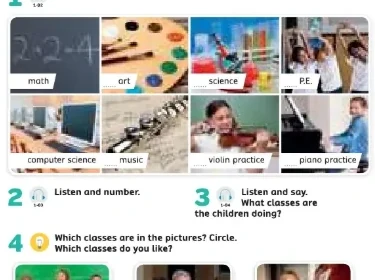
#> input picture content/book-exercise-assets/g2-u1-vocab-grid.webp, 375 x 280 px, found by its file name
$ python render-evidence-v60-23.py
#> lines starting #> are read from the running program, lines starting #| are printed output that depends on the picture
from PIL import Image, ImageDraw, ImageFont
from pathlib import Path
import textwrap
ROOT=Path(__file__).resolve().parent.parent
OUT=ROOT/'MINH_CHUNG_V60_23'; OUT.mkdir(exist_ok=True)
FONT='/usr/share/fonts/truetype/noto/NotoSans-Regular.ttf'; BOLD='/usr/share/fonts/truetype/noto/NotoSans-Bold.ttf'
def f(s,b=False): return ImageFont.truetype(BOLD if b else FONT,s)
def rr(d,b,r,fill,outline=None,w=1): d.rounded_rectangle(b,radius=r,fill=fill,outline=outline,width=w)
def tx(d,xy,t,s=16,c='#17395d',b=False,anchor=None): d.text(xy,t,font=f(s,b),fill=c,anchor=anchor)
def para(d,xy,t,width,s=15,c='#49657a',b=False): d.multiline_text(xy,'\n'.join(textwrap.wrap(t,width)),font=f(s,b),fill=c,spacing=5)
def shell(title,subtitle):
    im=Image.new('RGB',(1366,768),'#edf6fb');d=ImageDraw.Draw(im)
#> after `im = Image.new('RGB', (1366, 768), '#edf6fb')`:
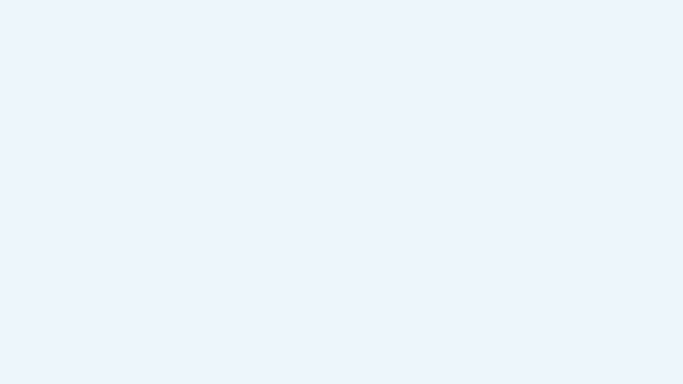
#> im: PIL image 1366x768 RGB (shown at 1/2 size); mean R, G, B 237, 246, 251
    rr(d,(18,14,1348,62),16,'#fff','#d8e7f2');tx(d,(38,38),'← HÀNH TRÌNH',13,'#1977ad',True,anchor='lm');tx(d,(683,38),'LỚP 2 · UNIT 1',14,'#17395d',True,anchor='mm');tx(d,(1325,38),'V60.23',12,'#60798b',True,anchor='rm')
    rr(d,(18,76,230,744),20,'#fff','#d8e7f2');tx(d,(38,102),'7 BƯỚC HỌC',12,'#1882c1',True)
    labels=['Milo giảng','Học cách làm','Làm cùng Milo','Con tự làm','Milo chữa','Kiểm tra nhanh','Hoàn thành']
    for i,l in enumerate(labels):
        y=132+i*70; rr(d,(34,y,214,y+52),12,'#e8f6ff' if i==3 else '#f8fbfd','#9ed2ed' if i==3 else None);tx(d,(50,y+26),f'{i+1}',12,'#168bd0',True,anchor='lm');tx(d,(75,y+26),l,13,'#17395d',i==3,anchor='lm')
    rr(d,(246,76,1348,150),20,'#fff','#d8e7f2');tx(d,(272,98),subtitle,11,'#1882c1',True);tx(d,(272,124),title,23,'#17395d',True)
    rr(d,(246,164,1348,718),22,'#fff','#d8e7f2')
    tx(d,(1285,742),'Ảnh minh chứng thành phần tự động từ mã/CSS V60.23; không phải ảnh chụp EXE Windows thật.',10,'#657b8b',False,anchor='rm')
    return im,d

def no_answer():
    im,d=shell('Bài sách thật · chưa nộp nên chưa có đáp án','BOOK EXERCISE · G2 U1 · Grammar 1 · ảnh frame_0018.webp')
    rr(d,(276,188,1318,242),13,'#eef8ff','#b9dceb');tx(d,(294,207),'📘 Bài từ ảnh sách đã đối chiếu',14,'#176e9d',True);tx(d,(294,229),'Lớp 2 · Unit 1 · Grammar 1 · Bài 5 · vùng Activity 5',11,'#176e9d')
    tx(d,(286,270),'ĐỀ BÀI',11,'#e26f25',True);tx(d,(286,302),'Santiago ___ English and art. He ___ math or music.',21,'#17395d',True)
    para(d,(286,336),'Chọn hai dạng đúng để hoàn thành câu. Ví dụ của Milo dùng nhân vật và động từ khác; đáp án của câu này không nằm trong DOM.',92,14)
    opts=['likes / doesn’t like','like / don’t like','likes / don’t like','like / doesn’t like']
    for i,o in enumerate(opts):
        x=286+(i%2)*500;y=402+(i//2)*68;rr(d,(x,y,x+474,y+52),12,'#fff','#c6dce8');tx(d,(x+18,y+26),o,15,'#294d67',True,anchor='lm')
    rr(d,(286,554,486,600),12,'#fff','#c5dbe8');tx(d,(386,577),'💡 Cho con một gợi ý',13,'#76601f',True,anchor='mm');rr(d,(500,554,696,600),12,'#f5f0ff','#d4c6ef');tx(d,(598,577),'🧭 Con chưa hiểu',13,'#6545ac',True,anchor='mm')
    rr(d,(286,626,806,686),15,'#6650d7');tx(d,(546,656),'Kiểm tra đáp án',17,'#fff',True,anchor='mm')
    im.save(OUT/'01_BOOK_EXERCISE_NO_ANSWER_1366x768.png')
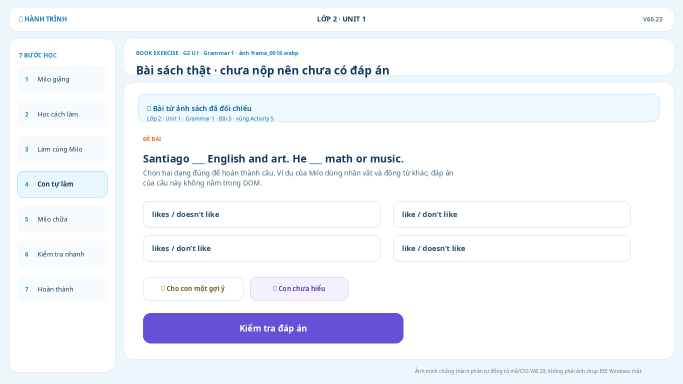
#> saved as 01_BOOK_EXERCISE_NO_ANSWER_1366x768.png: PIL image 1366x768 RGB (shown at 1/2 size); mean R, G, B 242.1, 244.4, 250.5

def first_wrong():
    im,d=shell('Sai lần đầu · chỉ gợi ý nhỏ, chưa mở đáp án','LUỒNG CHỮA BÀI THÍCH ỨNG')
    tx(d,(286,194),'Câu hiện tại',11,'#1882c1',True);tx(d,(286,221),'We ___ see a lot of fireworks.',20,'#17395d',True)
    rr(d,(286,258,1304,424),16,'#fff7f7','#efbcbc');tx(d,(308,282),'Chưa đúng, nhưng Milo chưa mở đáp án',17,'#8f4949',True)
    tx(d,(308,316),'Câu của con',10,'#718697',True);tx(d,(308,338),'did',15,'#17395d')
    tx(d,(620,316),'Phần cần xem lại',10,'#718697',True);para(d,(620,338),'Đây là dự đoán về tương lai. Hãy nhìn từ “see” và nhớ dạng trợ động từ phù hợp.',62,14,'#17395d')
    tx(d,(308,394),'Con thử lại',10,'#718697',True);tx(d,(308,414),'Đọc gợi ý rồi làm lại câu này.',14,'#17395d')
    tx(d,(286,456),'CON ĐANG VƯỚNG Ở ĐÂU?',12,'#6545ac',True)
    labels=['Giải thích đề bài','Nhắc lại kiến thức','Cho con một gợi ý','Làm một ví dụ khác','Con vẫn chưa hiểu']
    for i,l in enumerate(labels):
        x=286+(i%3)*326;y=486+(i//3)*62;rr(d,(x,y,x+306,y+48),12,'#fff','#c5dbe8');tx(d,(x+153,y+24),l,13,'#256681',True,anchor='mm')
    rr(d,(286,630,806,690),15,'#6650d7');tx(d,(546,660),'Thử lại câu hiện tại',17,'#fff',True,anchor='mm')
    im.save(OUT/'02_FIRST_WRONG_HINT_ONLY_1366x768.png')
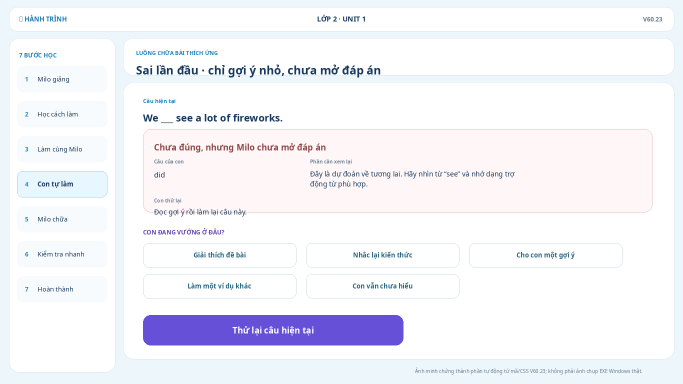
#> saved as 02_FIRST_WRONG_HINT_ONLY_1366x768.png: PIL image 1366x768 RGB (shown at 1/2 size); mean R, G, B 243.5, 243.8, 249.3

def voice():
    im,d=shell('Từ mới · Đọc chậm và Con đọc lại miễn phí','VOICE V60.23 · en-US · tốc độ chậm 0,55')
    crop=Image.open(ROOT/'book-exercise-assets/g2-u1-vocab-grid.webp').convert('RGB');crop.thumbnail((350,235));rr(d,(278,188,654,458),16,'#fbfdff','#d8e6ef');im.paste(crop,(291,205));tx(d,(291,432),'Vùng ảnh nguồn đã cắt',11,'#657b8b')
#> in voice, crop is the input picture: PIL image 375x280 RGB; mean R, G, B 190.8, 189.9, 186
#> after `crop.thumbnail((350, 235))`:
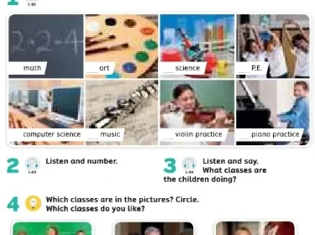
#> crop: PIL image 315x235 RGB; mean R, G, B 190.8, 189.8, 186
#> after `im.paste(crop, (291, 205))`:
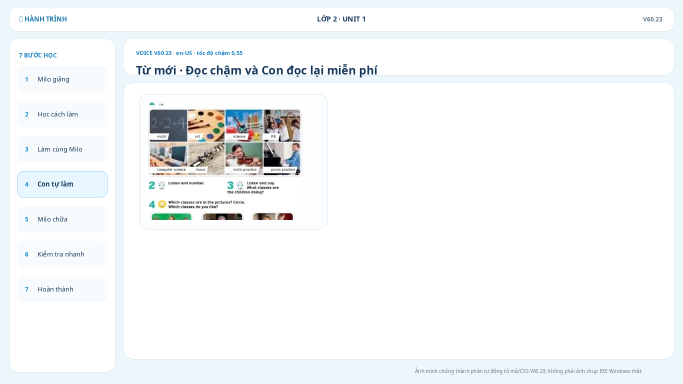
#> im: PIL image 1366x768 RGB (shown at 1/2 size); mean R, G, B 245.2, 247.3, 248.3
    rr(d,(676,188,1318,458),17,'#fbfdff','#d8e6ef');tx(d,(700,210),'TỪ MỚI',11,'#1882c1',True);tx(d,(700,246),'math',28,'#17395d',True);tx(d,(810,250),'/mæθ/',16,'#6545b0',True);tx(d,(700,286),'môn Toán',16,'#397056',True);tx(d,(700,320),'I have math today.',15,'#49657a')
    actions=[('🔊 Nghe','0,76'),('🐢 Đọc chậm','0,55'),('🎤 Con đọc lại','MIỄN PHÍ')]
    for i,(a,b) in enumerate(actions):
        x=700+i*190;rr(d,(x,360,x+174,414),12,'#fff','#a9d4e5');tx(d,(x+87,378),a,13,'#244b5f',True,anchor='mm');tx(d,(x+87,401),b,10,'#657786',anchor='mm')
    rr(d,(278,480,1046,682),17,'#f5fcff','#b9ddea');tx(d,(300,502),'LUYỆN ĐỌC CƠ BẢN · MIỄN PHÍ',10,'#39708a',True);tx(d,(300,532),'math',21,'#243b53',True);tx(d,(300,566),'Milo đang nghe…',15,'#176b49',True)
    rr(d,(300,596,510,642),12,'#fff','#a9d4e5');tx(d,(405,619),'■ Dừng',13,'#244b5f',True,anchor='mm');rr(d,(528,596,738,642),12,'#fff','#a9d4e5');tx(d,(633,619),'▶ Nghe giọng con',13,'#244b5f',True,anchor='mm')
    tx(d,(300,662),'Không chấm điểm giả; nếu không có SpeechRecognition, MediaRecorder cho phép ghi và nghe lại.',11,'#657786')
    rr(d,(1066,480,1318,682),17,'#fff8e8','#efcf7d');tx(d,(1192,516),'⭐ VIP PRO MAX',15,'#855b00',True,anchor='mm');para(d,(1090,548),'Chấm 8 chỉ số, phân tích âm đầu/âm cuối/trọng âm và lịch sử tiến bộ chỉ mở khi quyền VIP hoặc dùng thử còn hạn.',28,13,'#6b531c');rr(d,(1090,624,1294,670),12,'#fff','#efcf7d');tx(d,(1192,647),'Chấm chuyên sâu',13,'#855b00',True,anchor='mm')
    im.save(OUT/'03_SLOW_VOICE_FREE_REPEAT_VIP_SEPARATE_1366x768.png')
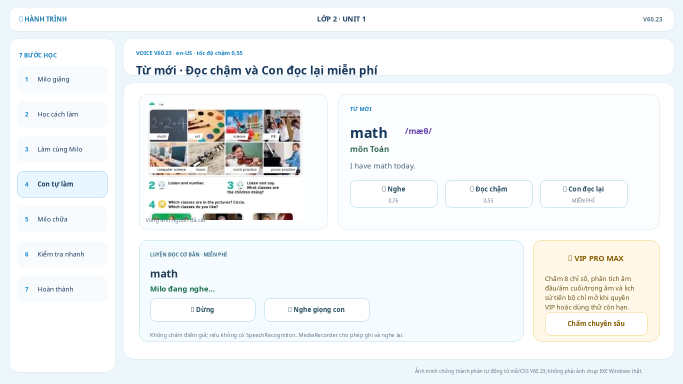
#> saved as 03_SLOW_VOICE_FREE_REPEAT_VIP_SEPARATE_1366x768.png: PIL image 1366x768 RGB (shown at 1/2 size); mean R, G, B 241.5, 244.7, 245.8

def source_map():
    im,d=shell('Bảng đối chiếu bài tập với ảnh nguồn','30 BÀI ĐỌC TRỰC TIẾP · 48 BÀI TỪ MAP ẢNH ĐÃ XÁC MINH')
    headers=['Lớp/Unit','Section','Ảnh nguồn','Vùng ảnh','Trạng thái']
    xs=[280,400,630,870,1150]
    for x,h in zip(xs,headers):tx(d,(x,202),h,11,'#1882c1',True)
    rows=[('2 / 1','Grammar 1','frame_0018.webp','Activity 5 table','Đã nhìn ảnh'),('2 / 6','Reading 1','frame_0077.webp','Sam’s Job','Đã nhìn ảnh'),('2 / 12','Reading 1','070.webp','Great Outings','Đã nhìn ảnh'),('3 / 1','Grammar 1','026.webp','Instructions','Đã nhìn ảnh'),('3 / 6','Vocabulary 1','094.webp','Shopping words','Đã nhìn ảnh'),('3 / 12','Vocabulary 1','180.webp','Activity 1','Đã nhìn ảnh')]
    for i,row in enumerate(rows):
        y=228+i*64;rr(d,(270,y,1320,y+52),10,'#f8fbfd' if i%2==0 else '#fff','#e0eaf0')
        for x,val in zip(xs,row):tx(d,(x,y+26),val,12,'#17395d',val=='Đã nhìn ảnh',anchor='lm')
    rr(d,(278,632,1310,690),13,'#fff5df','#ecd18f');tx(d,(296,652),'⚠ 335 dòng OCR “needs review” chỉ nằm trong bảng mapping, không được tự động kích hoạt thành bài học.',13,'#765713',True);tx(d,(296,676),'Tệp đối chiếu: BOOK_EXERCISE_SOURCE_MAP_V60_23.csv / .json',11,'#765713')
    im.save(OUT/'04_SOURCE_MAPPING_VERIFICATION_1366x768.png')
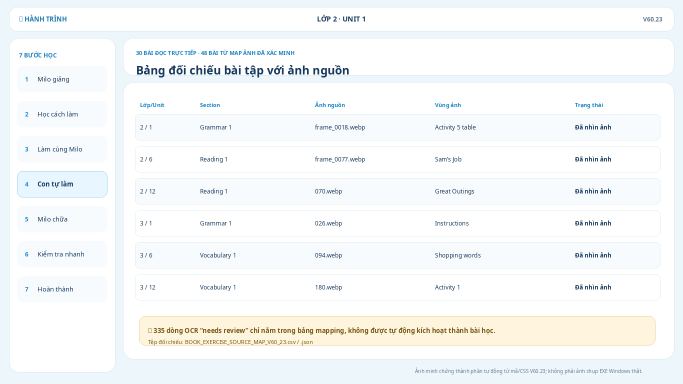
#> saved as 04_SOURCE_MAPPING_VERIFICATION_1366x768.png: PIL image 1366x768 RGB (shown at 1/2 size); mean R, G, B 246.6, 248.8, 249.2

no_answer();first_wrong();voice();source_map();print('created 4 evidence images')

$ run again, with content/book-exercise-assets/g2-u12-vocab-grid.webp copied over content/book-exercise-assets/g2-u1-vocab-grid.webp
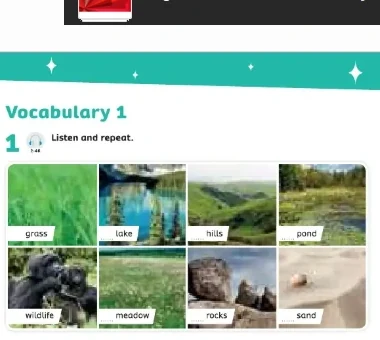
#> input picture content/book-exercise-assets/g2-u12-vocab-grid.webp, 380 x 340 px, found by its file name
#> in voice, crop is the input picture: PIL image 380x340 RGB; mean R, G, B 163.7, 186.7, 172.1
#> crop: PIL image 263x235 RGB
#> in voice, `im.paste(crop, (291, 205))`:
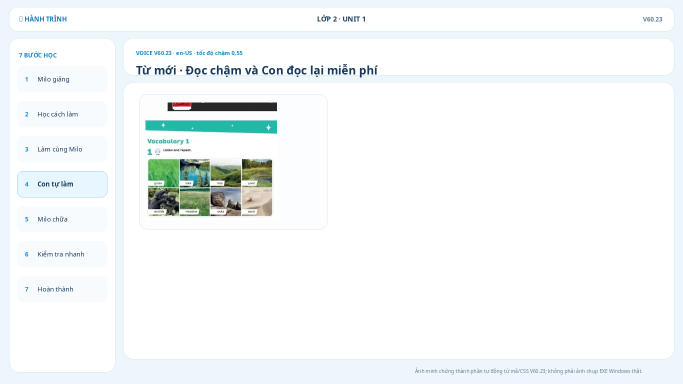
#> im: PIL image 1366x768 RGB (shown at 1/2 size); mean R, G, B 244.3, 247.8, 248.3
#> in voice, `im.save(OUT/'03_SLOW_VOICE_FREE_REPEAT_VIP_SEPARATE_1366x768.png')`:
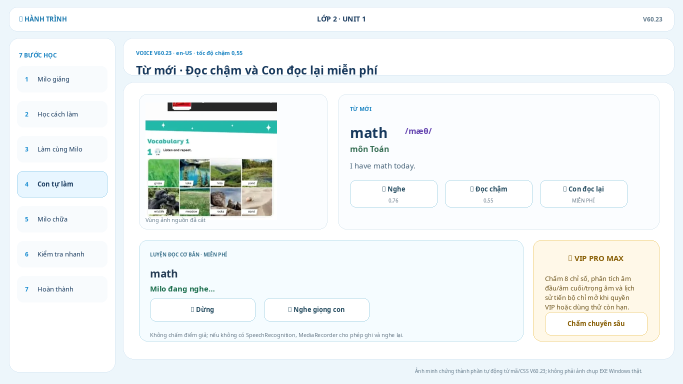
#> saved as 03_SLOW_VOICE_FREE_REPEAT_VIP_SEPARATE_1366x768.png: PIL image 1366x768 RGB (shown at 1/2 size); mean R, G, B 240.6, 245.3, 245.7

$ run again, with content/book-exercise-assets/g2-u6-vocab-grid.webp copied over content/book-exercise-assets/g2-u1-vocab-grid.webp
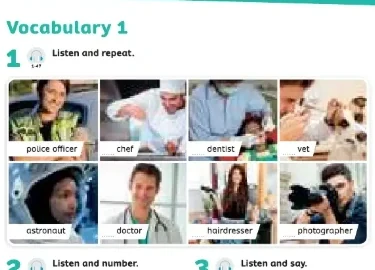
#> input picture content/book-exercise-assets/g2-u6-vocab-grid.webp, 375 x 270 px, found by its file name
#> in voice, crop is the input picture: PIL image 375x270 RGB; mean R, G, B 195.6, 195.3, 192.7
#> crop: PIL image 326x235 RGB
#> in voice, `im.paste(crop, (291, 205))`:
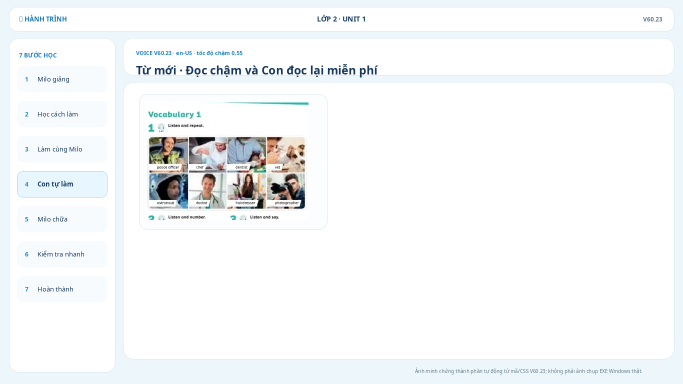
#> im: PIL image 1366x768 RGB (shown at 1/2 size); mean R, G, B 245.4, 247.5, 248.6
#> in voice, `im.save(OUT/'03_SLOW_VOICE_FREE_REPEAT_VIP_SEPARATE_1366x768.png')`:
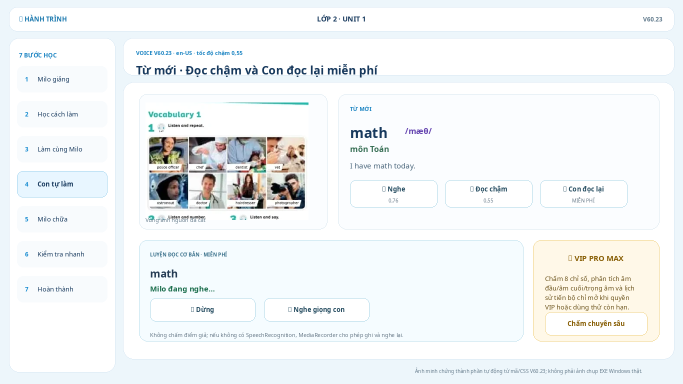
#> saved as 03_SLOW_VOICE_FREE_REPEAT_VIP_SEPARATE_1366x768.png: PIL image 1366x768 RGB (shown at 1/2 size); mean R, G, B 241.7, 245, 246.1

$ run again, with content/book-exercise-assets/g3-u1-vocab-grid.webp copied over content/book-exercise-assets/g2-u1-vocab-grid.webp
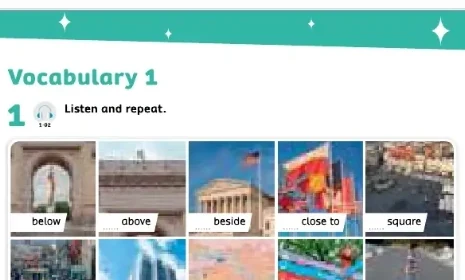
#> input picture content/book-exercise-assets/g3-u1-vocab-grid.webp, 465 x 280 px, found by its file name
#> in voice, crop is the input picture: PIL image 465x280 RGB; mean R, G, B 175.9, 193.1, 191.8
#> crop: PIL image 350x211 RGB
#> in voice, `im.save(OUT/'03_SLOW_VOICE_FREE_REPEAT_VIP_SEPARATE_1366x768.png')`:
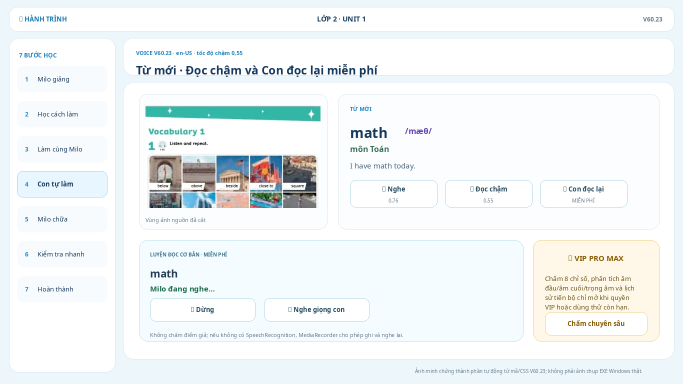
#> saved as 03_SLOW_VOICE_FREE_REPEAT_VIP_SEPARATE_1366x768.png: PIL image 1366x768 RGB (shown at 1/2 size); mean R, G, B 240.5, 245, 246.2
